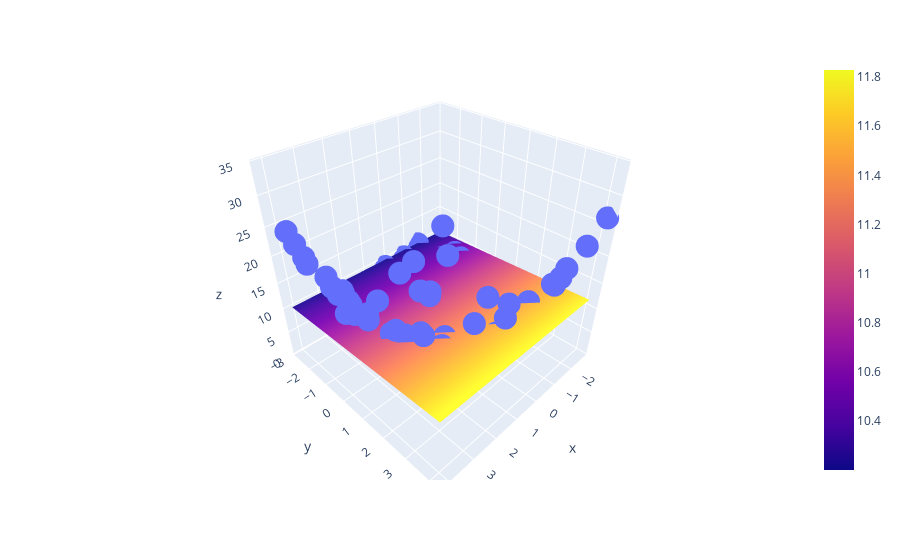

The notebook cell this image was saved under:
### Code cell
import plotly.graph_objects as go

fig = px.scatter_3d(df, x = x.ravel(), y = y.ravel(), z = z.ravel())
fig.add_trace(go.Surface(x=x_input, y=y_input, z=z_final))

fig.show()
